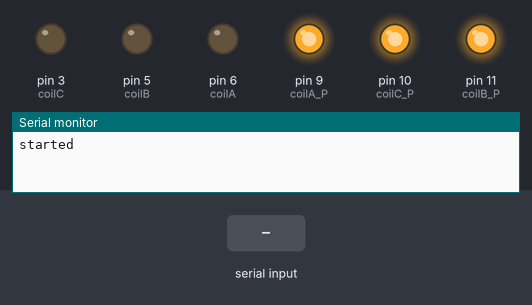
A sketch run on a simulated Arduino Uno, built with avr-gcc and run on an emulated ATmega328P. Shown: output pins drawn as LEDs (lit = HIGH), the last lines printed to the serial monitor. Inputs (shaded band) come from the test bench.

Above: at 1.2 s.
1.3 s: "A" received over Serial
At 1.48 s:
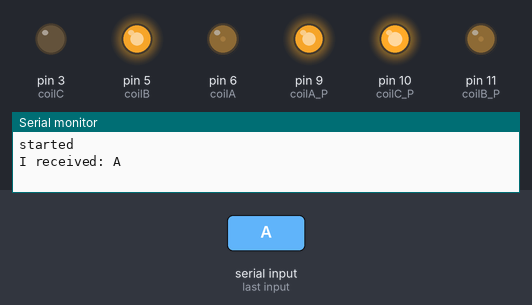
3.0 s: "B" received over Serial
At 3.17 s:
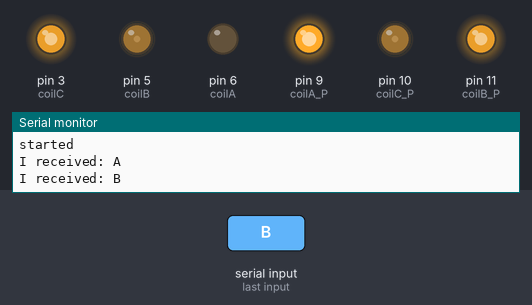
6.0 s: "C" received over Serial
At 6.6 s:
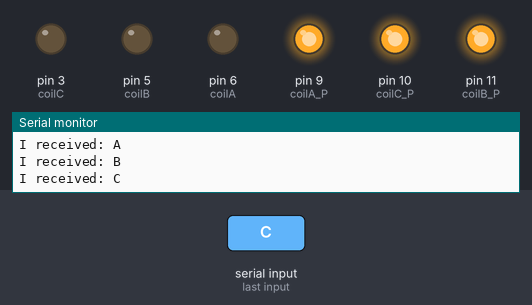
7.7 s: "D" received over Serial
At 7.87 s:
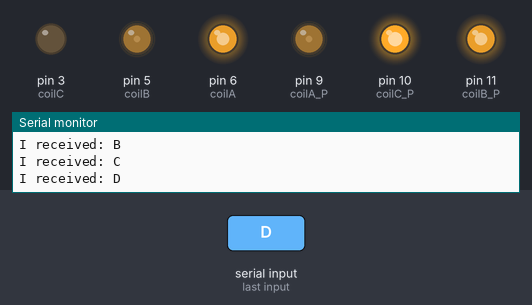
10.7 s: "E" received over Serial
At 11.07 s:
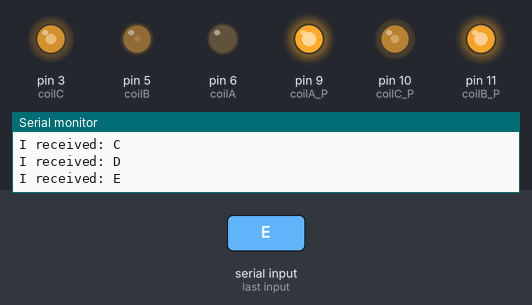
13.7 s: "F" received over Serial
At 14.07 s:
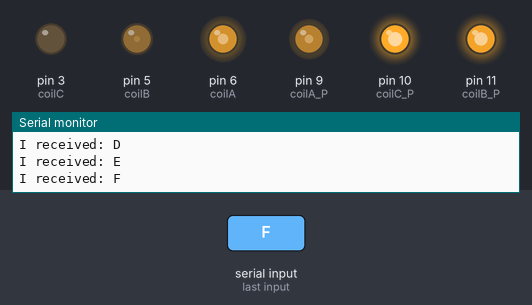
Timing chart, 0 to 16.7 s (numbered marks = the images above; inputs shaded):
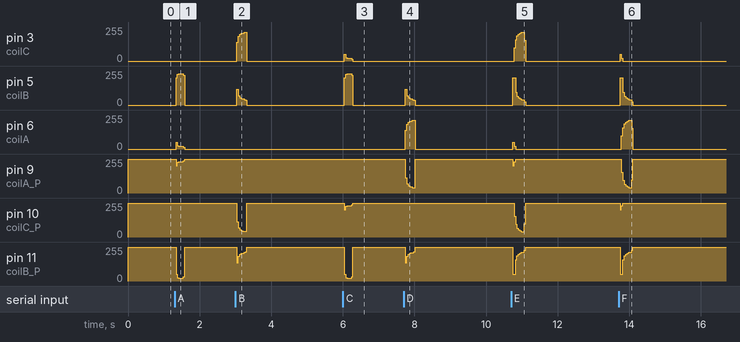

Measured:
- after the input at 1.3 s, pin 5 (coilB): 0/255 → 235/255 at once, → 0/255 0.20 s later; pin 6 (coilA): 0/255 → 20/255 at once, → 0/255 0.20 s later; pin 9 (coilA_P): 255/255 → 235/255 at once, → 255/255 0.20 s later; pin 11 (coilB_P): 255/255 → 20/255 at once, → 255/255 0.20 s later
- after the input at 3.0 s, pin 3 (coilC): 0/255 → 207/255 at once, → 215/255 0.20 s later, → 0/255 0.08 s later; pin 5 (coilB): 0/255 → 48/255 at once, → 0/255 0.20 s later; pin 10 (coilC_P): 255/255 → 42/255 at once, → 255/255 0.28 s later; pin 11 (coilB_P): 255/255 → 207/255 at once, → 255/255 0.20 s later
- after the input at 6.0 s, pin 3 (coilC): 0/255 → 20/255 at once, → 0/255 0.20 s later; pin 5 (coilB): 0/255 → 235/255 at once, → 0/255 0.20 s later; pin 10 (coilC_P): 255/255 → 235/255 at once, → 255/255 0.20 s later; pin 11 (coilB_P): 255/255 → 20/255 at once, → 255/255 0.20 s later
- after the input at 7.7 s, pin 5 (coilB): 0/255 → 48/255 at once, → 0/255 0.20 s later; pin 6 (coilA): 0/255 → 207/255 at once, → 216/255 0.20 s later, → 0/255 0.08 s later; pin 9 (coilA_P): 255/255 → 48/255 at once, → 40/255 0.20 s later, → 255/255 0.08 s later; pin 11 (coilB_P): 255/255 → 213/255 at once, → 255/255 0.24 s later
- after the input at 10.7 s, pin 3 (coilC): 0/255 → 214/255 after 0.08 s, → 0/255 0.28 s later; pin 5 (coilB): 0/255 → 205/255 at once, → 41/255 0.08 s later, → 0/255 0.24 s later
- after the input at 13.7 s, pin 3 (coilC): 0/255 → 51/255 at once, → 20/255 0.04 s later, → 0/255 0.04 s later; pin 5 (coilB): 0/255 → 205/255 at once, → 41/255 0.08 s later, → 0/255 0.24 s later

The sketch:

arduino-coil-pwm.ino
```cpp
int coilA = 6; //n type NRF740, 540
int coilA_P = 9;//p type FQP27P06
int coilB = 5;
int coilB_P = 11;
int coilC = 3;
int coilC_P = 10;

void turnOff();
void turnOn(int id);

void setup() {
  Serial.begin(9600);
  Serial.println("started");
  pinMode(coilA, OUTPUT);
  pinMode(coilB, OUTPUT);
  pinMode(coilC, OUTPUT);
  pinMode(coilA_P, OUTPUT);
  pinMode(coilB_P, OUTPUT);
  pinMode(coilC_P, OUTPUT);

  turnOff();
}

void turnOff() {
  //ALL OFF: //default case!
  digitalWrite(coilA, LOW);//off n
  digitalWrite(coilA_P, HIGH);//off p
  digitalWrite(coilB, LOW);//off n
  digitalWrite(coilB_P, HIGH);//off n
  digitalWrite(coilC, LOW);
  digitalWrite(coilC_P, HIGH);
}

void turnOn(int id, bool end) {
  int startN;
  int startP;
  int endN;
  int endP;
  switch (id) {
    case 1: {
      startN = coilA;
      startP = coilA_P;
      endN = coilB;
      endP = coilB_P;
      break;
    }
    case 2: {
      startN = coilB;
      startP = coilB_P;
      endN = coilC;
      endP = coilC_P;
      break;
    }
    case 3: {
      startN = coilC;
      startP = coilC_P;
      endN = coilB;
      endP = coilB_P;
      break;
    }
    case 4: {
      startN = coilB;
      startP = coilB_P;
      endN = coilA;
      endP = coilA_P;
      break;
    }
    default: {
      startN = 0;
      startP = 1;
      endN = 2;
      endP = 3;
      break;
    }
  }
  float param = 1;
  int count = 8;
  if (id == 2 || id == 4) {
    param = 4; // strong if start is bottom
  }
  if (end) {
    count = 15; // strong if end to snap
  }
  for (int i = 1; i < count; i++) {
    for (int j = 0; j < 20; j++) {
      digitalWrite(startN, HIGH);//on
      digitalWrite(startP, LOW);
      digitalWrite(endN, LOW); //off
      digitalWrite(endP, HIGH);
      delayMicroseconds(50*param);
      digitalWrite(startN, LOW); //off
      digitalWrite(startP, HIGH);
      digitalWrite(endN, HIGH);//on
      digitalWrite(endP, LOW);
      delayMicroseconds(i*100);
    }
  }
}

void loop() {
  if (Serial.available() > 0) {
    char ch = Serial.read();

    Serial.print("I received: ");
    Serial.print(ch);

    switch (ch) {
      case 'A': {
        turnOn(1, true);
        turnOff();
        break;
      }
      case 'B': {
        turnOn(2, true);
        turnOff();
        break;
      }
      case 'C': {
        turnOn(3, true);
        turnOff();
        break;
      }
      case 'D': {
        turnOn(4, true);
        turnOff();
        break;
      }

      case 'E': {
        turnOn(1, false);
        turnOn(2, true);
        turnOff();
        break;
      }

      case 'F': {
        turnOn(3, false);
        turnOn(4, true);
        turnOff();
        break;
      }

      default: {
        Serial.print("default trigger");
        turnOff();
        break;
      }
    }
    Serial.println();
  }
}
```
